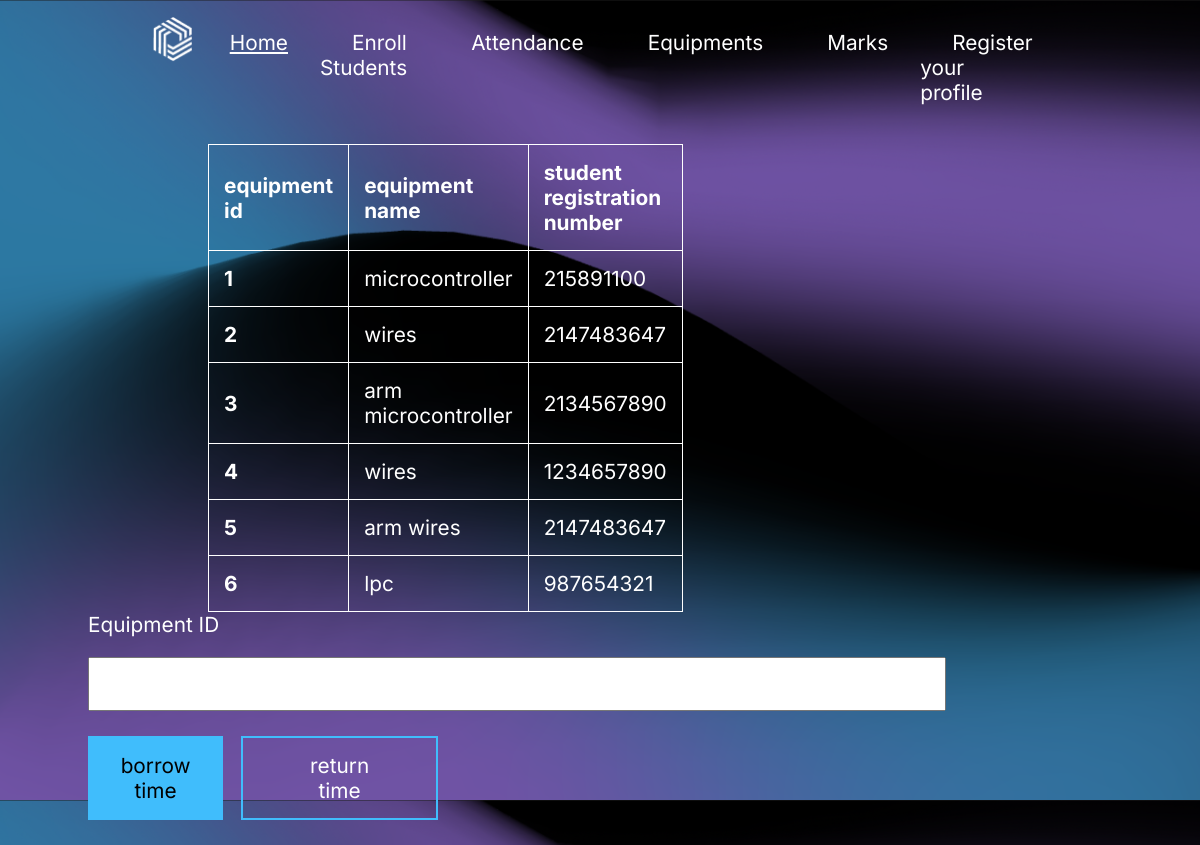
The app's page /YatinBackend/faculty/equipment.php (signed in) with its own data.
### tables this page shows
CREATE TABLE `equipment` (
  `eq_id` int(11) NOT NULL,
  `eq_name` varchar(255) NOT NULL,
  `student_reg_no` int(11) NOT NULL,
  `faculty_reg_no` int(11) DEFAULT NULL,
  `borrowed_time` timestamp NULL DEFAULT NULL,
  `returned_time` timestamp NULL DEFAULT NULL
);

### YatinBackend/faculty/equipment.php (the view, shortened to what this page needs)
<?php
require_once "config.php";
?>
<!DOCTYPE html>
<html lang="en">
<head>
<link rel="stylesheet" href="../../facultyequipments.css">
</head>
<body>
     <nav id="navbar">
        <div id="logo">
            <img src="logo.png" alt="LabMatrix" >
        </div>
        <form>
            <li class="item">
                <a href="faculty.php"><u>Home</u></a>
            </li>
            <li class="item">
                <a href="enrollment.php">Enroll Students</a>
            </li>
            <li class="item">
                <a href="attendance.php">Attendance</a>
            </li>
            <li class="item">
                <a href="equipment.php">Equipments</a>
            </li>
            <li class="item">
                <a href="marks.php">Marks</a>
            </li>
            <li class="item">
                <a href="profile.php">Register your profile</a>
            </li>
        </form>
    </nav>
   <div class="loginbox">
       <table class="table">
  <thead>
    <tr>
      <th scope="col">equipment id</th>
      <th scope="col">equipment name</th>
      <th scope="col">student registration number</th>
    </tr>
  </thead>
  <tbody>
    <?php
    $sql1 = "SELECT * FROM equipment";
    $query1 = mysqli_query($link,$sql1);
    if($query1)
    {
        while($row = mysqli_fetch_assoc($query1))
        {
            $id =$row['eq_id'];
            $name = $row['eq_name'];
            $reg = $row['student_reg_no'];
            echo '<tr>
            <th scope="row">'.$id.'</th>
            <td>'.$name.'</td>
            <td>'.$reg.'</td>
          </tr>';
        }
    }
    ?>
  </tbody>
</table>
<form class="formm" method="post">
        <label class="email1">Equipment ID</label> <br>
        <input class="boxx1" type="text" placeholder="" style="font-size: 1.5rem;" name="eqid" /> <br><br>
        <div class="twobut">
        <button type="submit" class="but1" name="submit">borrow time</button><br>
        <button type="submit" class="but2" name="submit1">return time</button>
       <br> </div>
       </form><br>
</div>

### facultyequipments.css (style rules this page uses)
* { margin: 0px; padding: 0px; }
html { scroll-behavior: smoooth; }
body { background-image: url('faceq bg.png'); height: 100vh; background-size: cover; background-position: center center; }
#navbar { display: flex; position: sticky; justify-content: space-between; }
#logo { margin-top: 14px ; margin-left: 146.58px ; margin-bottom: 50px; }
#logo img { height: 45.01px; margin: 3px 6px; }
#navbar form { margin-top: 30px; display: flex; justify-content: flex-end; list-style: none; font-size: 1.3rem; margin-right: 146.58px; font-family: 'Inter', sans-serif; }
#navbar form li a { color: white; padding: 15px 32px; border-radius: none; text-decoration: none; }
.loginbox { margin-top: 3vh; width: 350px; height: 280px; font-family: 'Inter', sans-serif; font-size: 1.3rem; margin-left: 11vh; color: white; }
.boxx1 { margin-top: 20px; width: 854px; height: 50px; }
.email1 { margin-top: 100px; }
.but1 { font-family: 'Inter', sans-serif; font-size: 1.3rem; background-color: #40BDFC; border: none; color: black; padding: 15px 32px; text-align: center; text-decoration: none; display: inline-block; transition-duration: 0.4s; }
table, td, th { border: 1px solid #ffffff; text-align: left; }
table { font-family: 'Inter', sans-serif; font-size: 1.3rem; border-collapse: collapse; width: 50%; color: white; margin-left: 120px; margin-top: 25px; }
th, td { padding: 15px; }
.but2 { font-family: 'Inter', sans-serif; font-size: 1.3rem; background-color: transparent; border: 2px solid #40BDFC; color: white; padding: 15px 64px; text-align: center; text-decoration: none; display: inline-block; transition-duration: 0.4s; margin-left: 18px; }
.twobut { display: flex; }

### records on screen
equipment: eq_id "1", eq_name "microcontroller", student_reg_no "215891100"
equipment: eq_id "2", eq_name "wires", student_reg_no "2147483647"
equipment: eq_id "3", eq_name "arm microcontroller", student_reg_no "2134567890"
equipment: eq_id "4", eq_name "wires", student_reg_no "1234657890"
equipment: eq_id "5", eq_name "arm wires", student_reg_no "2147483647"
equipment: eq_id "6", eq_name "lpc", student_reg_no "987654321"
